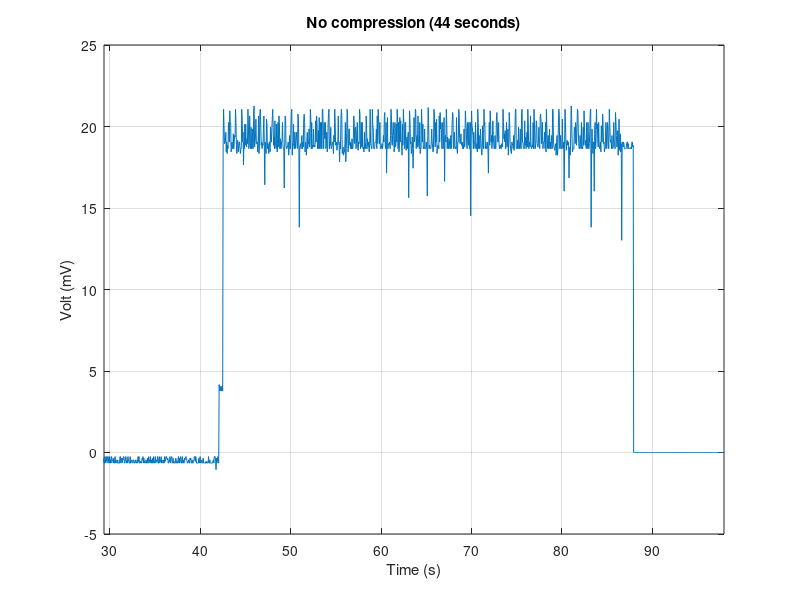
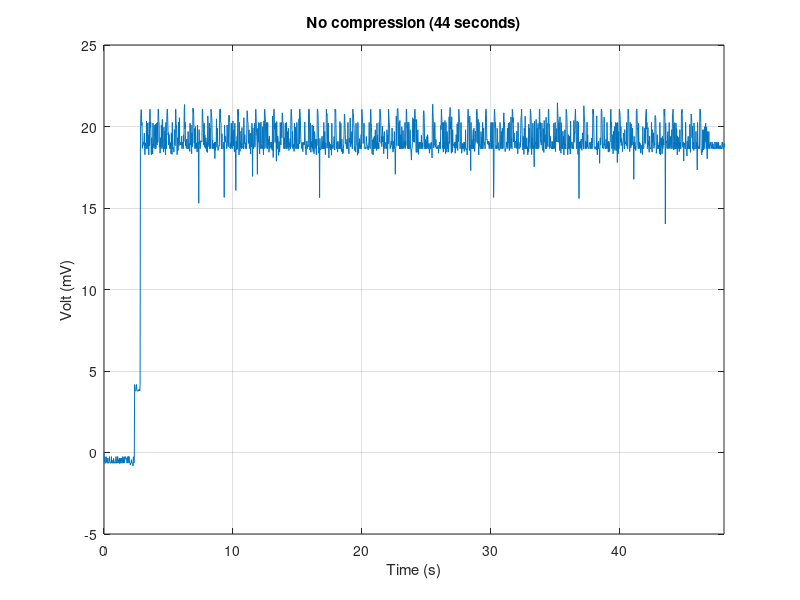
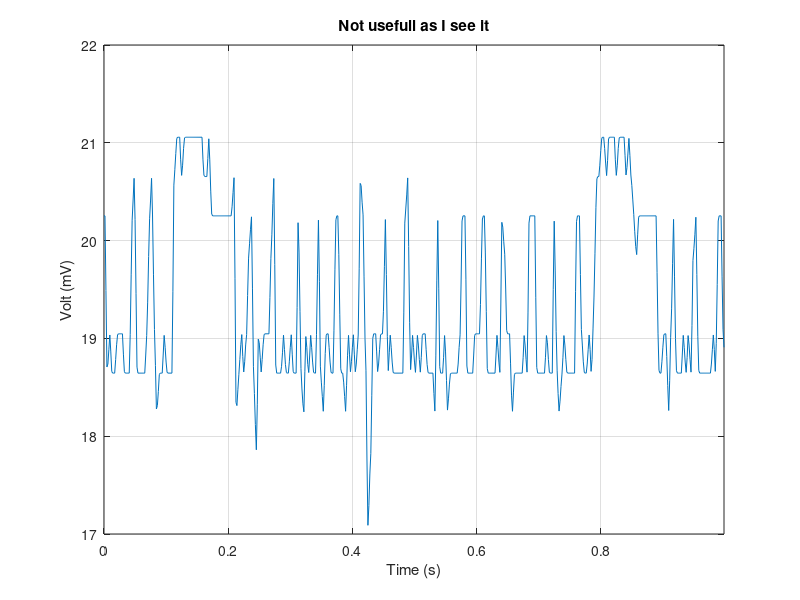

Reproduce these figures in MATLAB, in order. (Note: this script raises an error after producing the figures.)
%plot data from experiment
% [second , volts]
clear all; clc; close all;
scope_8 = csvread('scope_8.csv',2,0);
scope_9 = csvread('scope_9.csv',2,0);
scope_13 = csvread('scope_13.csv',2,0);
scope_14 = load('scope_14.csv');
scope_17 = csvread('scope_17.csv',2,0);
scope_18 = csvread('scope_18.csv',2,0);
scope_21 = csvread('scope_21.csv',2,0);
scope_22 = csvread('scope_22.csv',2,0);
scope_24 = csvread('scope_24.csv',2,0);

%%% figure 8 (No compression (44 seconds))
fig = figure(8)
scope_8(:,1)=scope_8(:,1)-scope_8(1,1); % to set 1 to zero
plot(scope_8(:,1),scope_8(:,2)*1000)
xlim([scope_8(600,1) scope_8(end,1)])
title('No compression (44 seconds)')
xlabel('Time (s)')
ylabel('Volt (mV)')
grid
print(fig,'nocompression_44_seconds1','-dpng')
%%% figure 9 (No compression (44 seconds))
fig = figure(9)
scope_9(:,1)=scope_9(:,1)-scope_9(1,1); % to set 1 to zero
plot(scope_9(:,1),scope_9(:,2)*1000)
xlim([0 scope_9(end-75,1)])
title('No compression (44 seconds)')
xlabel('Time (s)')
ylabel('Volt (mV)')
grid
print(fig,'nocompression_44_seconds2','-dpng')

%%% figure 13 (not usefull as I see it)
figure(13)
scope_13(:,1)=scope_13(:,1)-scope_13(1,1); % to set 1 to zero
plot(scope_13(:,1),scope_13(:,2)*1000)
xlim([0 scope_13(end,1)])
title('Not usefull as I see it')
xlabel('Time (s)')
ylabel('Volt (mV)')
grid

%%% figure 14 (not usefull as I see it)
figure(14)
scope_14(:,1)=scope_14(:,1)-scope_14(1,1); % to set 1 to zero
scope_14(494:end,1) = scope_14(494:end,1)/1000; % to remove the wierd measurement
plot(scope_14(:,1),scope_14(:,2))
title('Not usefull plot as I see it')

%%% figure 17 (no compression (44 seconds)
% note the -19 in xlim (to remove it from plot)
fig = figure(17)
scope_17(:,1)=scope_17(:,1)-scope_17(1,1); % to set 1 to zero
plot(scope_17(:,1),scope_17(:,2)*1000)
xlim([0 scope_17(end-19,1)])
title('No compression (44 seconds)')
xlabel('Time (s)')
ylabel('Volt (mV)')
grid
print(fig,'nocompression_44_seconds3','-dpng')

%%% figure 18 (PLOT: Radio on (idle))
% note the -1 in xlim (to remove it from plot)
fig = figure(18)
scope_18(:,1)=scope_18(:,1)-scope_18(1,1); % to set 1 to zero
plot(scope_18(:,1),scope_18(:,2)*1000)
xlim([0 scope_18(end-1,1)])
title('Radio on (idle)')
xlabel('Time (s)')
ylabel('Volt (mV)')
grid
print(fig,'radion_on_iddle','-dpng')

%%% figure 21 (No compression (82 seconds)
fig = figure(21)
scope_21(:,1)=scope_21(:,1)-scope_21(1,1); % to set 1 to zero
plot(scope_21(:,1),scope_24(:,2)*1000)
xlim([0 scope_21(end,1)])
title('No compression (82 seconds)')
xlabel('Time (s)')
ylabel('Volt (mV)')
grid
print(fig,'nocompression_82_seconds','-dpng')

%%% figure 22: 
figure(22)
scope_22(:,1)=scope_22(:,1)-scope_22(1,1); % to set 1 to zero
plot(scope_22(:,1),scope_22(:,2)*1000)
xlim([0 scope_22(301,1)])
title('Radio on / Mote reset button pushed')
xlabel('Time (s)')
ylabel('Volt (mV)')
grid

%%% figure 24: (Run time algorithm (26 seconds)
figure(24)
scope_24(:,1)=scope_24(:,1)-scope_24(1,1); % to set 1 to zero
plot(scope_24(:,1),scope_24(:,2)*1000)
xlim([0 scope_24(end,1)])
title('Run time algorithm (26 seconds)')
xlabel('Time (s)')
ylabel('Volt (mV)')
grid